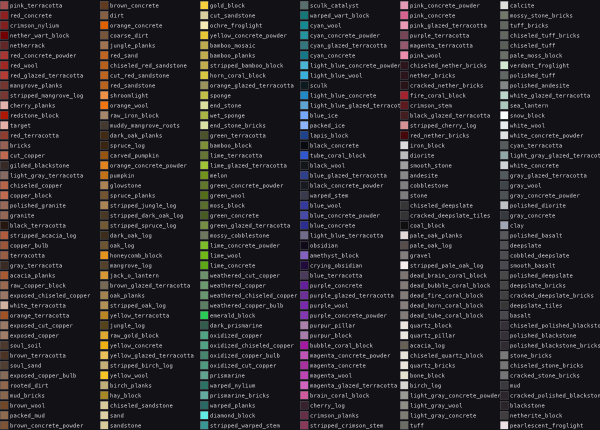
#> input picture skills/mc-projection/references/palette_swatch.png, 1200 x 860 px (shown at 1/2 size)
$ python voxel_art.py ../references/palette_swatch.png --out out.png
#> lines starting #> are read from the running program, lines starting #| are printed output that depends on the picture
#!/usr/bin/env python3
"""Convert an image into a flat Minecraft pixel-art .litematic.

Each pixel maps to the nearest block color in CIELAB space. Pixels with
alpha < 128 become air, so non-rectangular art keeps its silhouette.

Usage:
  python voxel_art.py art.png --out art.litematic [options]

Options:
  --width W / --height H   target size in blocks (give one, the other follows
                           the aspect ratio; default width 32)
  --orientation vertical|floor   vertical = wall facing +z (default), floor = flat map
  --include f1,f2,...      substring filters on block names, or "all"
                           (default: _wool,_concrete,terracotta)
  --dither                 Floyd-Steinberg dithering in Lab space
  --name NAME              schematic name metadata (default: output filename)
"""
import argparse
import json
from collections import Counter
from pathlib import Path

import numpy as np
from PIL import Image
from litemapy import BlockState, Region

COLORS_PATH = Path(__file__).parent / "block_colors.json"
DEFAULT_INCLUDE = ["_wool", "_concrete", "terracotta"]


def srgb_to_lab(rgb: np.ndarray) -> np.ndarray:
    """rgb float array (..., 3) in 0..255 -> CIELAB (D65)."""
    x = rgb / 255.0
    lin = np.where(x <= 0.04045, x / 12.92, ((x + 0.055) / 1.055) ** 2.4)
    m = np.array([[0.4124564, 0.3575761, 0.1804375],
                  [0.2126729, 0.7151522, 0.0721750],
                  [0.0193339, 0.1191920, 0.9503041]])
    xyz = (lin @ m.T) / np.array([0.95047, 1.0, 1.08883])
    eps, kap = 0.008856, 903.3
    f = np.where(xyz > eps, np.cbrt(xyz), (kap * xyz + 16) / 116)
    return np.stack([116 * f[..., 1] - 16,
                     500 * (f[..., 0] - f[..., 1]),
                     200 * (f[..., 1] - f[..., 2])], axis=-1)


def load_palette(include: list[str]):
    raw = json.loads(COLORS_PATH.read_text())["blocks"]
    if include != ["all"]:
        raw = {k: v for k, v in raw.items()
               if any(f in k for f in include) and "glazed" not in k}
    if not raw:
        raise SystemExit(f"error: no blocks match --include {include}")
    ids = sorted(raw)
    rgbs = np.array([[raw[k]["r"], raw[k]["g"], raw[k]["b"]] for k in ids],
                    dtype=np.float32)
    return ids, srgb_to_lab(rgbs)


def nearest(pixels_lab: np.ndarray, pal_lab: np.ndarray) -> np.ndarray:
    """pixels_lab (N,3) -> indices of nearest palette colors."""
    d = ((pixels_lab[:, None, :] - pal_lab[None, :, :]) ** 2).sum(axis=2)
    return d.argmin(axis=1)


def main():
    ap = argparse.ArgumentParser(description="Image -> pixel-art .litematic")
    ap.add_argument("image", type=Path)
    ap.add_argument("--out", type=Path, required=True)
    ap.add_argument("--width", type=int, default=None)
    ap.add_argument("--height", type=int, default=None)
    ap.add_argument("--orientation", choices=["vertical", "floor"],
                    default="vertical")
    ap.add_argument("--include", type=str, default=",".join(DEFAULT_INCLUDE),
                    help='comma substrings on block names, or "all"')
    ap.add_argument("--dither", action="store_true")
    ap.add_argument("--name", type=str, default=None)
    args = ap.parse_args()

    img = Image.open(args.image).convert("RGBA")
    w0, h0 = img.size
#> w0 = 1200; h0 = 860
    if args.width and args.height:
        W, H = args.width, args.height
    elif args.width:
        W, H = args.width, max(1, round(h0 * args.width / w0))
    elif args.height:
        W, H = max(1, round(w0 * args.height / h0)), args.height
    else:
        W, H = 32, max(1, round(h0 * 32 / w0))
#> W = 32; H = 23
    resample = Image.NEAREST if (w0 <= 64 and W >= w0) else Image.LANCZOS
#> resample = 1
    img = img.resize((W, H), resample)
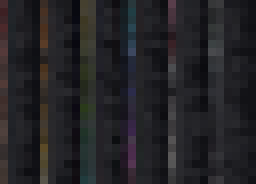
#> img: PIL image 32x23 RGBA (shown 8 times larger); mean R, G, B, A 35.5, 34.7, 37.8, 255

    include = args.include.split(",")
    ids, pal_lab = load_palette(include)
    pal_rgb = None  # lazily used for dithering output

    px = np.array(img, dtype=np.float32)
    rgb, alpha = px[..., :3], px[..., 3]
    solid = alpha >= 128

    if args.dither:
        lab = srgb_to_lab(rgb.reshape(-1, 3)).reshape(H, W, 3)
        choice = np.full((H, W), -1, dtype=int)
        for y in range(H):
            for x in range(W):
                if not solid[y, x]:
                    continue
                i = int(((pal_lab - lab[y, x]) ** 2).sum(axis=1).argmin())
                choice[y, x] = i
                err = lab[y, x] - pal_lab[i]
                for dx, dy, w_ in ((1, 0, 7 / 16), (-1, 1, 3 / 16),
                                   (0, 1, 5 / 16), (1, 1, 1 / 16)):
                    nx, ny = x + dx, y + dy
                    if 0 <= nx < W and 0 <= ny < H:
                        lab[ny, nx] += err * w_
    else:
        flat = rgb.reshape(-1, 3)
        choice = np.full(W * H, -1, dtype=int)
        idx = np.where(solid.reshape(-1))[0]
        choice[idx] = nearest(srgb_to_lab(flat[idx]), pal_lab)
        choice = choice.reshape(H, W)

    if args.orientation == "vertical":
        reg = Region(0, 0, 0, W, H, 1)
    else:
        reg = Region(0, 0, 0, W, 1, H)
    counts = Counter()
    for v in range(H):
        for u in range(W):
            if choice[v, u] < 0:
                continue
            bid = ids[choice[v, u]]
            counts[bid] += 1
            if args.orientation == "vertical":
                reg[u, H - 1 - v, 0] = BlockState(bid)  # image top = max y
            else:
                reg[u, 0, v] = BlockState(bid)          # image top = z=0

    name = args.name or args.out.stem
    schem = reg.as_schematic(
        name=name, author="mc-projection skill",
        description=(f"Pixel art from {args.image.name}; {W}x{H} "
                     f"{args.orientation}; palette filter: {args.include}"))
    schem.save(str(args.out))

    print(f"saved {args.out} ({W}x{H} {args.orientation}, "
          f"{sum(counts.values())} blocks, {len(counts)} materials)")
    for bid, n in counts.most_common(10):
        print(f"  {bid:<32} x{n}")


if __name__ == "__main__":
#> (the run stopped early here; a loop or call above may not have finished)
